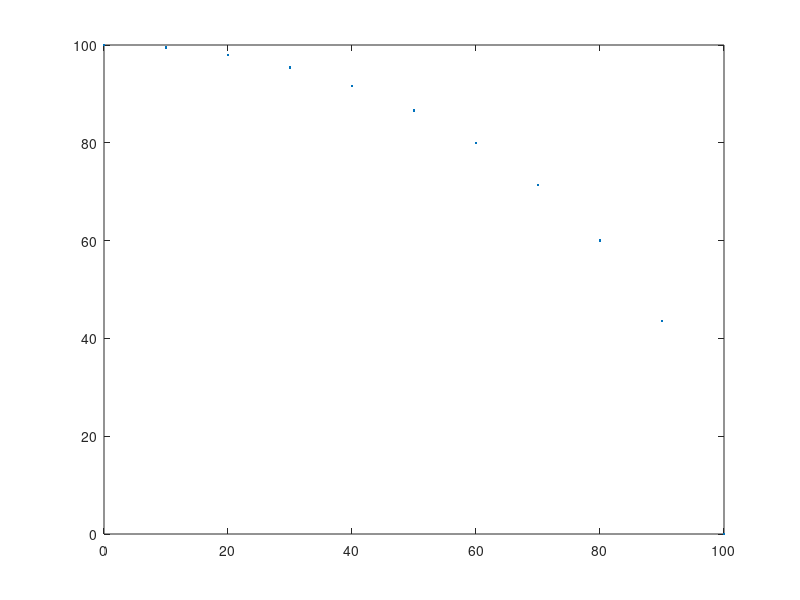

Source code (MATLAB): (Note: this script raises an error after producing the figure.)
function [allData, scenario, sensors] = EGO_Follow_Vehicle()
%EGO_Follow_Vehicle - Returns sensor detections
%    allData = EGO_Follow_Vehicle returns sensor detections in a structure
%    with time for an internally defined scenario and sensor suite.
%
%    [allData, scenario, sensors] = EGO_Follow_Vehicle optionally returns
%    the drivingScenario and detection generator objects.

% Generated by MATLAB(R) 9.5 and Automated Driving System Toolbox 1.3.
% Generated on: 28-Nov-2018 17:51:53

x = 0:10:100;
curvature = 1/100;
rateCurv = 1;
leadingDist = 20;
% y = 0.5*curvature.^2 + 1/6*rateCurv*x.^3;
y = sqrt(100^2 - x.^2);
plot(x,y,'.')
coords = [x' y', zeros(200,1)];
waypoints_follower = [x' y' 20*ones(200,1)];
waypoints_leader = [x(1,35:end)', y(35:end)', 20*ones(200 - 34,1)];

% Create the drivingScenario object and ego car
[scenario, egoCar] = createDrivingScenario(coords, waypoints_follower, waypoints_leader);

% Create all the sensors
[sensors, numSensors] = createSensors(scenario);

allData = struct('Time', {}, 'ActorPoses', {}, 'ObjectDetections', {}, 'LaneDetections', {});
running = true;
while running
    
    % Generate the target poses of all actors relative to the ego car
    poses = targetPoses(egoCar);
    % Generate the boundaries of all lanes relative to the ego car for 100m
%     lanes = laneBoundaries(egoCar, 'XDistance', 100);
    time  = scenario.SimulationTime;
    
    objectDetections = {};
    laneDetections   = [];
    isValidTime      = false(1, numSensors);
    isValidLaneTime  = false(1, numSensors);
    
    % Generate detections for each sensor
    for sensorIndex = 1:numSensors
        lanes = laneBoundaries(egoCar, 'XDistance', linspace(0, sensors{sensorIndex}.MaxRange, 100));
        type = getDetectorOutput(sensors{sensorIndex});
        if strcmp(type, 'Objects only')
            [objectDets, numObjects, isValidTime(sensorIndex)] = sensors{sensorIndex}(poses, time);
            objectDetections = [objectDetections; objectDets(1:numObjects)]; %#ok<AGROW>
        elseif strcmp(type, 'Lanes only')
            [laneDets, ~, isValidTime(sensorIndex)] = sensors{sensorIndex}(lanes, time);
            laneDetections   = [laneDetections laneDets]; %#ok<AGROW>
        elseif strcmp(type, 'Lanes and objects')
            [objectDets, numObjects, isValidTime(sensorIndex), laneDets, ~, isValidLaneTime(sensorIndex)] = sensors{sensorIndex}(poses, lanes, time);
            objectDetections = [objectDetections; objectDets(1:numObjects)]; %#ok<AGROW>
            laneDetections   = [laneDetections laneDets]; %#ok<AGROW>
        elseif strcmp(type, 'Lanes with occlusion')
            [laneDets, ~, isValidLaneTime(sensorIndex)] = sensors{sensorIndex}(poses, lanes, time);
            laneDetections   = [laneDetections laneDets]; %#ok<AGROW>
        end
    end
    
    % Aggregate all detections into a structure for later use
    if any(isValidTime) || any(isValidLaneTime)
        allData(end + 1) = struct( ...
            'Time',       scenario.SimulationTime, ...
            'ActorPoses', actorPoses(scenario), ...
            'ObjectDetections', {objectDetections}, ...
            'LaneDetections',   {laneDetections}); %#ok<AGROW>
    end
    
    % Advance the scenario one time step and exit the loop if the scenario is complete
    running = advance(scenario);
end

% Restart the driving scenario to return the actors to their initial positions.
restart(scenario);

% Release all the sensor objects so they can be used again.
for sensorIndex = 1:numSensors
    release(sensors{sensorIndex});
end

%%%%%%%%%%%%%%%%%%%%
% Helper functions %
%%%%%%%%%%%%%%%%%%%%

% Units used in createSensors and createDrivingScenario
% Distance/Position - meters
% Speed             - meters/second
% Angles            - degrees
% RCS Pattern       - dBsm

function [sensors, numSensors] = createSensors(scenario)
% createSensors Returns all sensor objects to generate detections

% Assign into each sensor the physical and radar profiles for all actors
profiles = actorProfiles(scenario);
sensors{1} = visionDetectionGenerator('SensorIndex', 1, ...
    'UpdateInterval', 0.05, ...
    'SensorLocation', [5.4 0], ...
    'Height', 2.55, ...
    'Pitch', 0.523, ...
    'DetectionProbability', 0.7, ...
    'FalsePositivesPerImage', 0.3, ...
    'DetectorOutput', 'Lanes with occlusion', ...
    'Intrinsics', cameraIntrinsics([1600 800],[320 240],[960 1280]), ...
    'ActorProfiles', profiles);
sensors{2} = radarDetectionGenerator('SensorIndex', 2, ...
    'SensorLocation', [7.2 0], ...
    'MaxRange', 100, ...
    'ActorProfiles', profiles);
numSensors = 2;

function [scenario, egoCar] = createDrivingScenario(varargin)
% createDrivingScenario Returns the drivingScenario defined in the Designer
if nargin >= 1
    roadCenters = varargin{1};
    if nargin == 3
        waypoints_follower = varargin{2};
        waypoints_leader= varargin{3};
    end
end


% Construct a drivingScenario object.
scenario = drivingScenario;

% Add all road segments
% % roadCenters = [166.3 87.5 0;
%     108.8 55.3 0;
%     79.41 53.58 0;
%     64.64 51.77 0;
%     40.21 43.58 0;
%     11.51 23.78 0;
%     -11.49 -13.72 0];
laneSpecification = lanespec(2);
road(scenario, roadCenters, 'Lanes', laneSpecification);

% Add the ego car
egoCar = vehicle(scenario, ...
    'ClassID', 2, ...
    'Length', 8.2, ...
    'Width', 2.6, ...
    'Height', 3.5, ...
    'Position', [-7.17 -9.27 0.01]);
% waypoints = [-7.17 -9.27 0.01;
%     -1.41 2.3 0;
%     12.39 22.05 0.01;
%     24.01 31.86 0.01;
%     31.9 37.4 0;
%     38.76 40.72 0.01;
%     46.9 45 0;
%     57.3 48.4 0;
%     69.7 50.8 0;
%     91.1 52.2 0;
%     109.72 53.84 0.01;
%     136.83 64.36 0.01;
%     166.4 85.5 0.01];
speed = 20;
trajectory(egoCar, waypoints_follower, speed);

% Add the non-ego actors
truck = vehicle(scenario, ...
    'ClassID', 2, ...
    'Length', 8.2, ...
    'Width', 2.6, ...
    'Height', 3.5, ...
    'Position', [4.05 10.74 0.01]);
% waypoints = [4.05 10.74 0.01;
%     12.31 21.97 0.01;
%     24 31.8 0;
%     31.91 37.41 0.01;
%     38.46 40.65 0.01;
%     46.83 44.9 0.01;
%     57.2 48.3 0;
%     69.7 50.8 0;
%     91.1 52.4 0;
%     109.61 53.87 0.01;
%     136.91 64.36 0.01;
%     166.48 85.41 0.01];
speed = 20;
trajectory(truck, waypoints_leader, speed);

function output = getDetectorOutput(sensor)

if isa(sensor, 'visionDetectionGenerator')
    output = sensor.DetectorOutput;
else
    output = 'Objects only';
end

